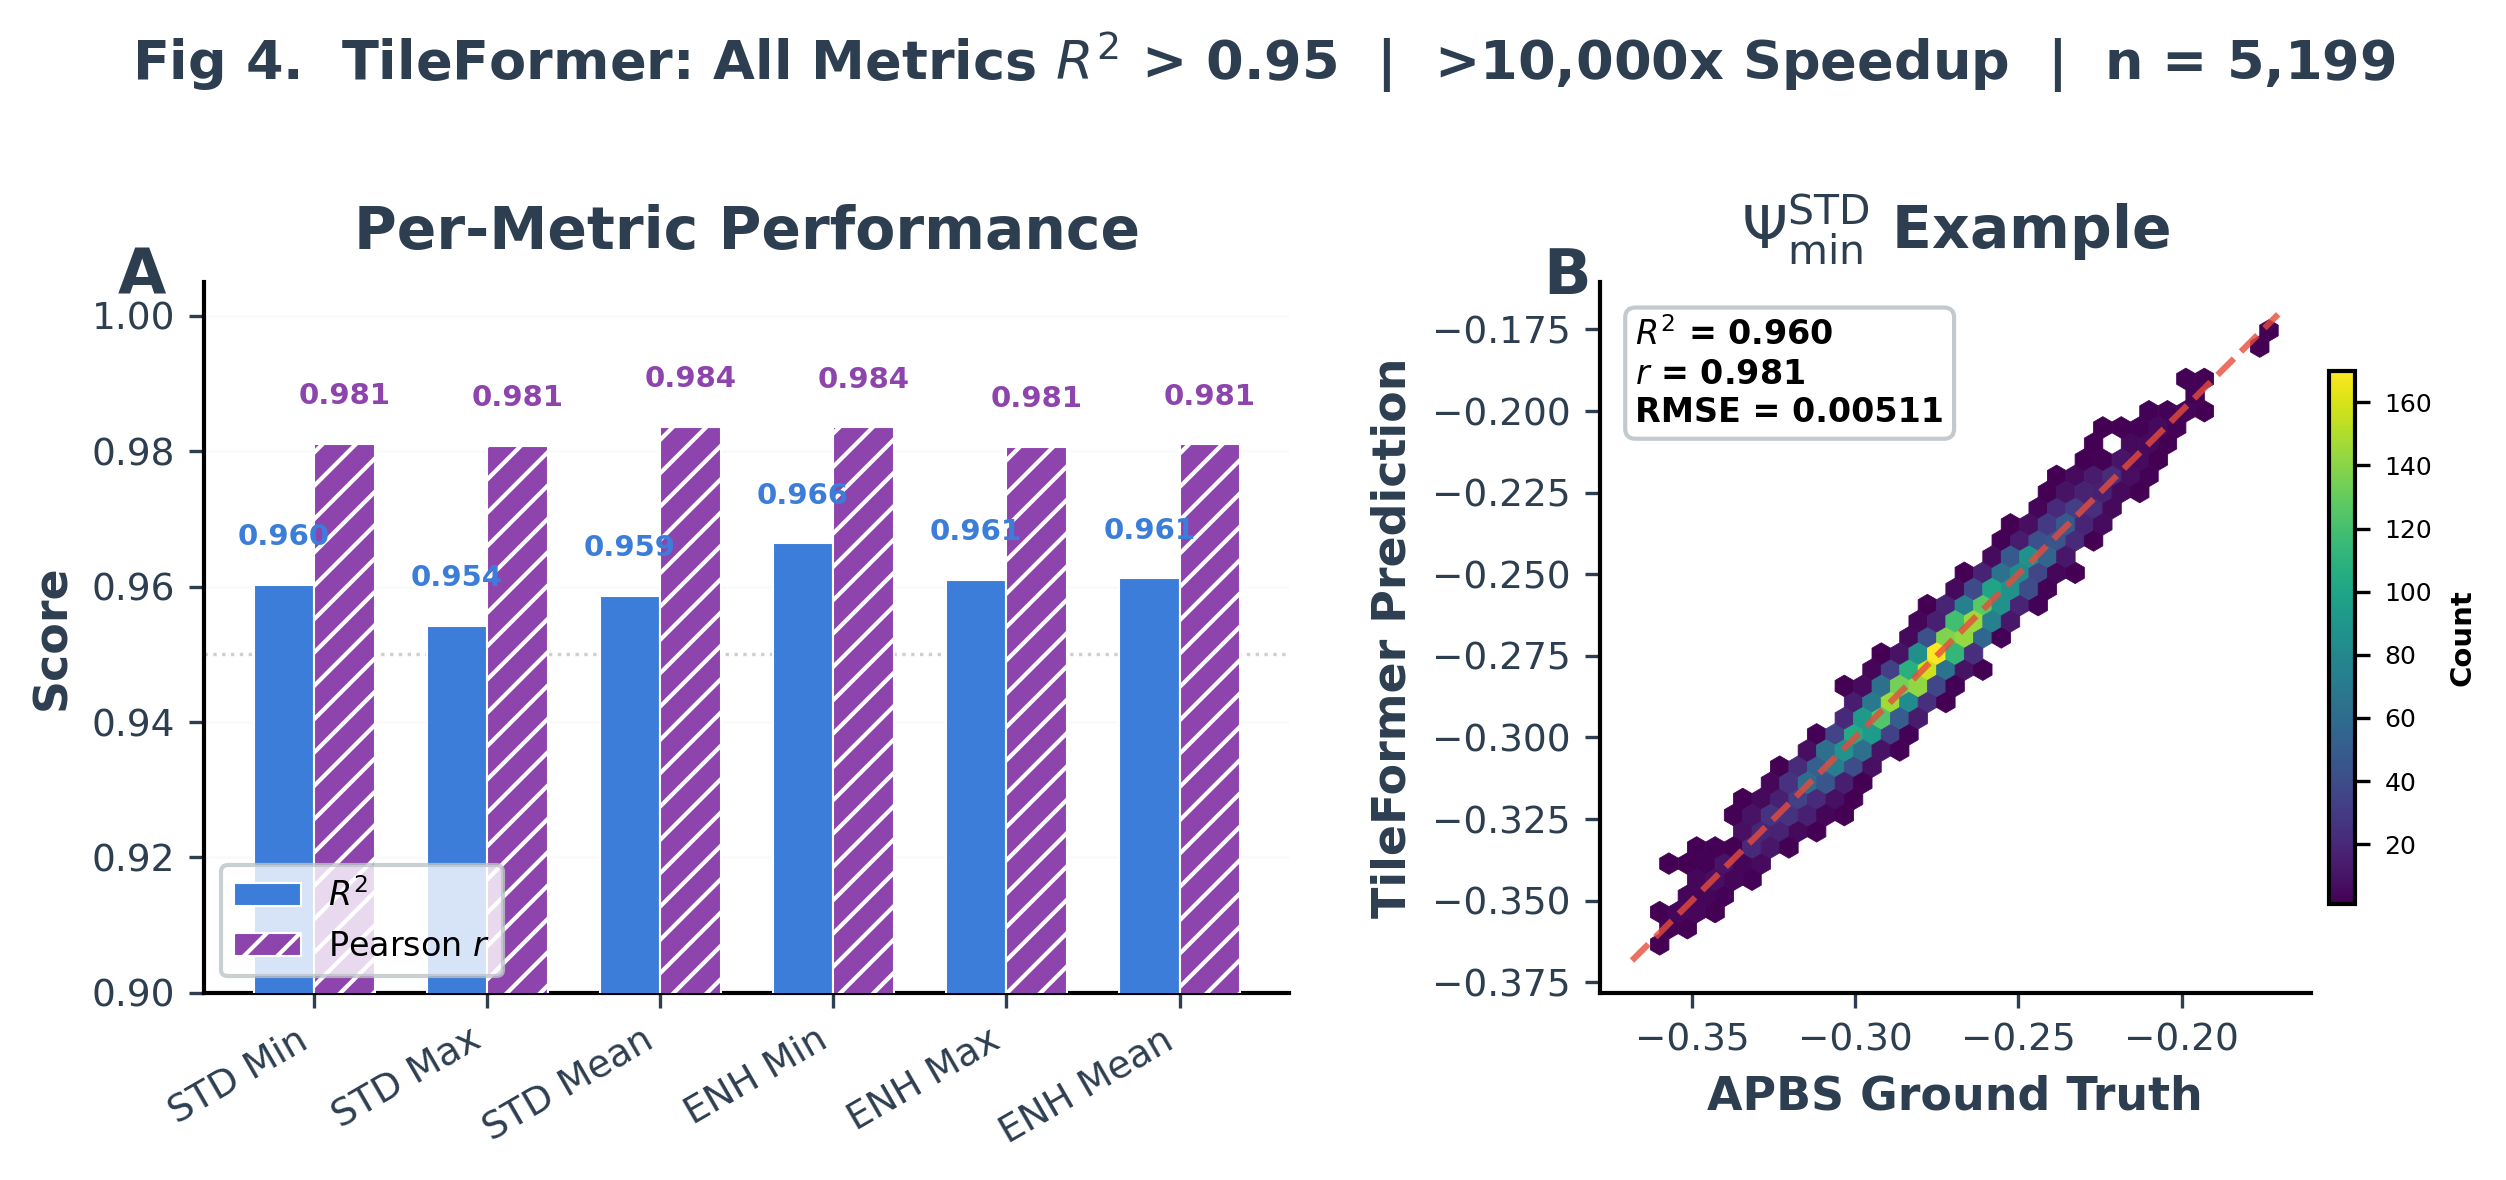

This figure's Python source:
#!/usr/bin/env python3
"""
Poster Fig 4: TileFormer Electrostatic Prediction (Compact)
1x2: (A) R^2 bar chart for 6 metrics | (B) Best hexbin scatter (STD_PSI_MIN)
ALL metrics from real evaluation report.
"""
import sys, re, json
sys.path.insert(0, '/home/bcheng/sequence_optimization/FUSEMAP/presentation_figures/poster_figures')
from poster_style import *

apply_poster_style()

BASE = '/home/bcheng/sequence_optimization/FUSEMAP'

# ── PARSE METRICS ────────────────────────────────────────────────────────────
report_path = (f'{BASE}/physics/TileFormer/checkpoints/'
               'run_20250819_063725/final_evaluation_report.txt')
with open(report_path) as f:
    report_text = f.read()

metrics_ordered = [
    'STD_PSI_MIN', 'STD_PSI_MAX', 'STD_PSI_MEAN',
    'ENH_PSI_MIN', 'ENH_PSI_MAX', 'ENH_PSI_MEAN',
]

nice_short = ['STD Min', 'STD Max', 'STD Mean', 'ENH Min', 'ENH Max', 'ENH Mean']

r2_vals, pearson_vals, rmse_vals = [], [], []
residual_mean, residual_std, residual_skew = [], [], []

for metric in metrics_ordered:
    pattern = rf'{metric} Metrics:\n-+\n(.*?)(?=\n\n|\nOVERALL)'
    match = re.search(pattern, report_text, re.DOTALL)
    block = match.group(1)

    def extract(key, text):
        m = re.search(rf'{key}\s*:\s*([-\d.eE+]+)', text)
        return float(m.group(1))

    r2_vals.append(extract('r2', block))
    pearson_vals.append(extract('pearson_r', block))
    rmse_vals.append(extract('rmse', block))
    residual_mean.append(extract('residual_mean', block))
    residual_std.append(extract('residual_std', block))
    residual_skew.append(extract('residual_skew', block))

# Test set size
results_path = (f'{BASE}/physics/TileFormer/checkpoints/'
                'run_20250819_063725/training_results.json')
with open(results_path) as f:
    n_samples = json.load(f).get('test_samples', 5199)

# Distribution params for scatter simulation
data_means = [-0.2766, -0.1106, -0.1785, -1.7921, -1.5925, -1.6946]
data_stds  = [ 0.0257,  0.0093,  0.0155,  0.0669,  0.0570,  0.0615]

print(f"Parsed 6 metrics, n={n_samples}")
for i, m in enumerate(nice_short):
    print(f"  {m}: R2={r2_vals[i]:.4f}, r={pearson_vals[i]:.4f}, RMSE={rmse_vals[i]:.5f}")

# ── FIGURE ───────────────────────────────────────────────────────────────────
fig, axes = plt.subplots(1, 2, figsize=(8.5, 3.8),
                          gridspec_kw={'width_ratios': [1.2, 1]})

# Panel A: R^2 and Pearson r grouped bars
ax = axes[0]
x = np.arange(len(nice_short))
w = 0.35
bars1 = ax.bar(x - w/2, r2_vals, w, color=COLORS['human'], edgecolor='white',
               linewidth=0.5, label='$R^2$', zorder=3)
bars2 = ax.bar(x + w/2, pearson_vals, w, color=COLORS['drosophila'],
               edgecolor='white', linewidth=0.5, label='Pearson $r$', zorder=3,
               hatch='///')

for i, (r2, r) in enumerate(zip(r2_vals, pearson_vals)):
    ax.text(i - w/2, r2 + 0.005, f'{r2:.3f}', ha='center', va='bottom',
            fontsize=FONTS['bar_label'] - 1, fontweight='bold', color=COLORS['human'])
    ax.text(i + w/2, r + 0.005, f'{r:.3f}', ha='center', va='bottom',
            fontsize=FONTS['bar_label'] - 1, fontweight='bold', color=COLORS['drosophila'])

ax.set_xticks(x)
ax.set_xticklabels(nice_short, fontsize=FONTS['tick'] - 1, rotation=30, ha='right')
ax.set_ylim(0.90, 1.005)
ax.axhline(0.95, color=COLORS['text_light'], ls=':', lw=0.8, alpha=0.4)
style_axis(ax, title='Per-Metric Performance', ylabel='Score')
ax.legend(fontsize=FONTS['legend'] - 1, loc='lower left', framealpha=0.8)
add_panel_label(ax, 'A')

# Panel B: Example hexbin scatter (STD_PSI_MIN, index 0)
ax = axes[1]
rng = np.random.RandomState(42)
true = rng.normal(data_means[0], data_stds[0], n_samples)
res = rng.normal(residual_mean[0], residual_std[0], n_samples)
pred = true + res

all_v = np.concatenate([true, pred])
lo, hi = all_v.min() - 0.005, all_v.max() + 0.005

hb = ax.hexbin(true, pred, gridsize=35, cmap='viridis', mincnt=1,
               linewidths=0.2, extent=[lo, hi, lo, hi])
ax.plot([lo, hi], [lo, hi], color=COLORS['accent'], lw=1.5, ls='--',
        alpha=0.8, zorder=5)

ann = f"$R^2$ = {r2_vals[0]:.3f}\n$r$ = {pearson_vals[0]:.3f}\nRMSE = {rmse_vals[0]:.5f}"
ax.text(0.05, 0.95, ann, transform=ax.transAxes, fontsize=FONTS['annotation'] - 1,
        fontweight='bold', va='top',
        bbox=dict(boxstyle='round,pad=0.3', facecolor='white',
                  edgecolor=COLORS['border'], alpha=0.9))

style_axis(ax, title=r'$\Psi_{\mathrm{min}}^{\mathrm{STD}}$ Example',
           xlabel='APBS Ground Truth', ylabel='TileFormer Prediction', grid_y=False)
ax.set_aspect('equal', adjustable='box')
cb = fig.colorbar(hb, ax=ax, shrink=0.75, pad=0.02)
cb.set_label('Count', fontsize=7)
cb.ax.tick_params(labelsize=6)
add_panel_label(ax, 'B')

fig.suptitle(f'Fig 4.  TileFormer: All Metrics $R^2$ > {min(r2_vals):.2f}'
             f'  |  >10,000x Speedup  |  n = {n_samples:,}',
             fontsize=FONTS['title'] - 1, fontweight='bold', y=1.02, color=COLORS['text'])

plt.tight_layout()
save_poster_fig(fig, 'poster_fig4_tileformer')
print('Done.')
